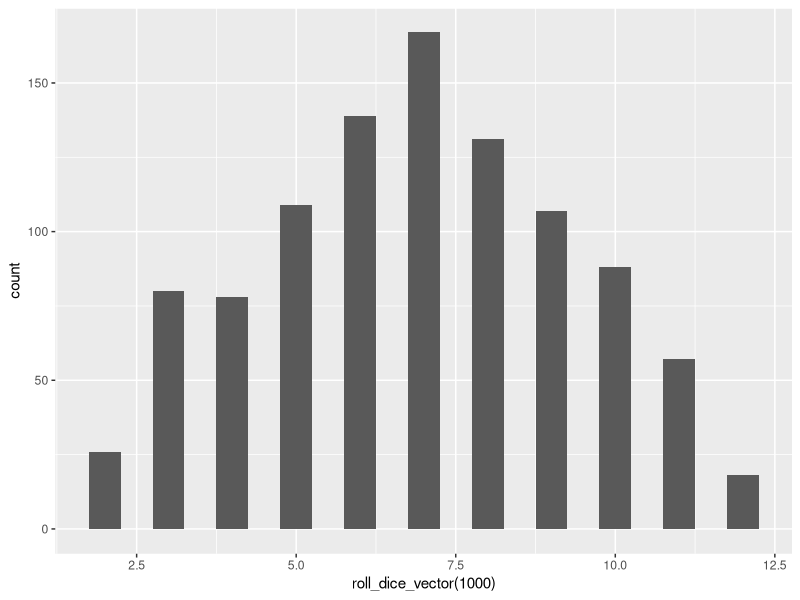
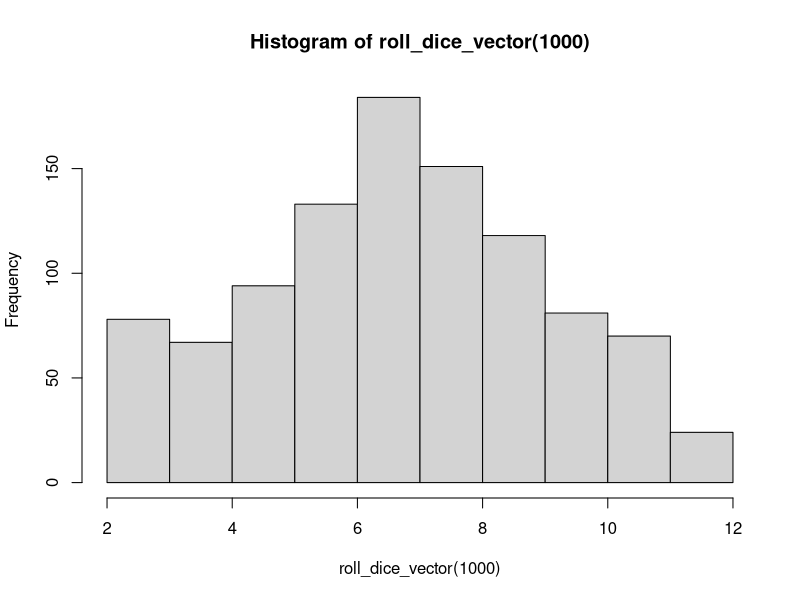

The R script that drew these images, in order: (Note: this script raises an error after producing the figures.)
library(ggplot2)
library(purrr)

# function that rolls n die and returns vector
roll_dice <- function(n=1) {
  result <- sample(x = 1:6, size = n)
  return(result)
}

# sum of rolling two dice
roll_dice_2 <- function() {
  sum(roll_dice(2))
}


# vector of two dice roll with for loop using c()

roll_dice_2_v2 <- function(n) {
  # instantiate null vector
  result <- c()

  # iterate n times
  for (i in 1:n) {
    result <- c(result, roll_dice(1))
  }

  return(result)
}



# using vector function()

roll_dice_vector <- function(n = 1) { # with default value

  # instantiate result
  result <- vector(mode = "integer", length = n)

  # for loop
  for (i in 1:n) {
    result[i] <- roll_dice(1) + roll_dice(1)
  }

  return(result)
}

# creating distribution histogram
# with ggplot
ggplot() + aes(roll_dice_vector(1000)) + geom_histogram(binwidth = 0.5)


# with hist
hist(roll_dice_vector(1000))

# how to create a tible

x <- tibble(rolls = roll_dice_vector(10000))


# creating plot from from tibble
ggplot(x, aes(x = rolls)) + geom_histogram()



# map version
roll_dice_with_map <- function(n){
  map_int(1:n, ~ roll_dice() + roll_dice())
}

